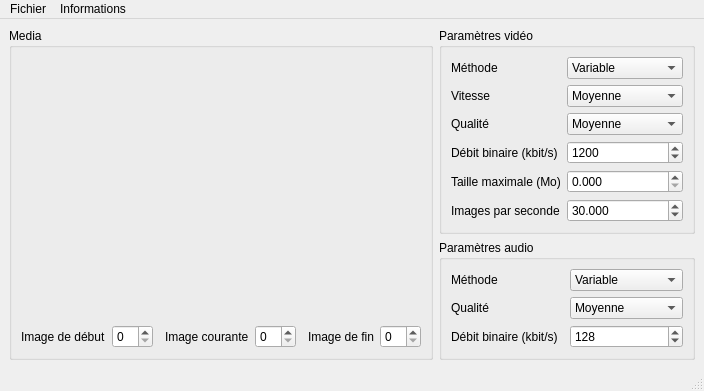
<?xml version="1.0" encoding="UTF-8"?>
<ui version="4.0">
 <class>MainWindow</class>
 <widget class="QMainWindow" name="MainWindow">
  <property name="geometry">
   <rect>
    <x>0</x>
    <y>0</y>
    <width>629</width>
    <height>358</height>
   </rect>
  </property>
  <property name="windowTitle">
   <string>EditionMultimedia</string>
  </property>
  <property name="windowIcon">
   <iconset resource="../ressources/Ressources.qrc">
    <normaloff>:/icons/icon-edition-multimedia</normaloff>:/icons/icon-edition-multimedia</iconset>
  </property>
  <widget class="QWidget" name="centralWidget">
   <layout class="QGridLayout" name="gridLayoutCentralWidget">
    <item row="0" column="0" rowspan="3">
     <widget class="QGroupBox" name="groupBoxMedia">
      <property name="title">
       <string>Media</string>
      </property>
      <layout class="QGridLayout" name="gridLayoutMedia">
       <item row="0" column="0" colspan="8">
        <widget class="QLabel" name="labelFrame">
         <property name="minimumSize">
          <size>
           <width>320</width>
           <height>240</height>
          </size>
         </property>
        </widget>
       </item>
       <item row="1" column="0">
        <widget class="QLabel" name="labelFrameBegin">
         <property name="text">
          <string>Image de début</string>
         </property>
        </widget>
       </item>
       <item row="1" column="1">
        <widget class="QSpinBox" name="spinBoxFrameBegin"/>
       </item>
       <item row="1" column="2">
        <spacer name="horizontalSpacerMediaLeft">
         <property name="orientation">
          <enum>Qt::Horizontal</enum>
         </property>
         <property name="sizeHint" stdset="0">
          <size>
           <width>0</width>
           <height>0</height>
          </size>
         </property>
        </spacer>
       </item>
       <item row="1" column="3">
        <widget class="QLabel" name="labelFrameCurrent">
         <property name="text">
          <string>Image courante</string>
         </property>
        </widget>
       </item>
       <item row="1" column="4">
        <widget class="QSpinBox" name="spinBoxFrameCurrent"/>
       </item>
       <item row="1" column="5">
        <spacer name="horizontalSpacerMediaRight">
         <property name="orientation">
          <enum>Qt::Horizontal</enum>
         </property>
         <property name="sizeHint" stdset="0">
          <size>
           <width>0</width>
           <height>0</height>
          </size>
         </property>
        </spacer>
       </item>
       <item row="1" column="6">
        <widget class="QLabel" name="labelFrameEnd">
         <property name="text">
          <string>Image de fin</string>
         </property>
        </widget>
       </item>
       <item row="1" column="7">
        <widget class="QSpinBox" name="spinBoxFrameEnd"/>
       </item>
      </layout>
     </widget>
    </item>
    <item row="0" column="1">
     <widget class="QGroupBox" name="groupBoxVideoParameters">
      <property name="title">
       <string>Paramètres vidéo</string>
      </property>
      <layout class="QGridLayout" name="gridLayoutVideoParameters">
       <item row="0" column="0">
        <widget class="QLabel" name="labelVideoMethod">
         <property name="text">
          <string>Méthode</string>
         </property>
        </widget>
       </item>
       <item row="0" column="1">
        <widget class="QComboBox" name="comboBoxVideoMethod">
         <property name="currentIndex">
          <number>0</number>
         </property>
         <item>
          <property name="text">
           <string>Variable</string>
          </property>
         </item>
         <item>
          <property name="text">
           <string>Constante</string>
          </property>
         </item>
         <item>
          <property name="text">
           <string>Taille maximale</string>
          </property>
         </item>
        </widget>
       </item>
       <item row="1" column="0">
        <widget class="QLabel" name="labelVideoSpeed">
         <property name="text">
          <string>Vitesse</string>
         </property>
        </widget>
       </item>
       <item row="1" column="1">
        <widget class="QComboBox" name="comboBoxVideoSpeed">
         <property name="toolTip">
          <string>+ Lent = traitement lent, optimisation forte, taille réduite.
+ Rapide = traitement rapide, optimisation faible, taille élevée.</string>
         </property>
         <property name="currentIndex">
          <number>3</number>
         </property>
         <item>
          <property name="text">
           <string>Très lente</string>
          </property>
         </item>
         <item>
          <property name="text">
           <string>Plus lente</string>
          </property>
         </item>
         <item>
          <property name="text">
           <string>Lente</string>
          </property>
         </item>
         <item>
          <property name="text">
           <string>Moyenne</string>
          </property>
         </item>
         <item>
          <property name="text">
           <string>Rapide</string>
          </property>
         </item>
         <item>
          <property name="text">
           <string>Plus rapide</string>
          </property>
         </item>
         <item>
          <property name="text">
           <string>Très rapide</string>
          </property>
         </item>
        </widget>
       </item>
       <item row="2" column="0">
        <widget class="QLabel" name="labelVideoQuality">
         <property name="text">
          <string>Qualité</string>
         </property>
        </widget>
       </item>
       <item row="2" column="1">
        <widget class="QComboBox" name="comboBoxVideoQuality">
         <property name="currentIndex">
          <number>1</number>
         </property>
         <item>
          <property name="text">
           <string>Haute</string>
          </property>
         </item>
         <item>
          <property name="text">
           <string>Moyenne</string>
          </property>
         </item>
         <item>
          <property name="text">
           <string>Basse</string>
          </property>
         </item>
        </widget>
       </item>
       <item row="3" column="0">
        <widget class="QLabel" name="labelVideoBitRate">
         <property name="text">
          <string>Débit binaire (kbit/s)</string>
         </property>
        </widget>
       </item>
       <item row="3" column="1">
        <widget class="QSpinBox" name="spinBoxVideoBitRate">
         <property name="maximum">
          <number>20000</number>
         </property>
         <property name="value">
          <number>1200</number>
         </property>
        </widget>
       </item>
       <item row="4" column="0">
        <widget class="QLabel" name="labelVideoMaxSize">
         <property name="text">
          <string>Taille maximale (Mo)</string>
         </property>
        </widget>
       </item>
       <item row="4" column="1">
        <widget class="QDoubleSpinBox" name="doubleSpinBoxVideoMaxSize">
         <property name="decimals">
          <number>3</number>
         </property>
         <property name="maximum">
          <double>4096.000000000000000</double>
         </property>
        </widget>
       </item>
       <item row="5" column="0">
        <widget class="QLabel" name="labelVideoFramesPerSecond">
         <property name="text">
          <string>Images par seconde</string>
         </property>
        </widget>
       </item>
       <item row="5" column="1">
        <widget class="QDoubleSpinBox" name="doubleSpinBoxVideoFramesPerSecond">
         <property name="decimals">
          <number>3</number>
         </property>
         <property name="minimum">
          <double>1.000000000000000</double>
         </property>
         <property name="maximum">
          <double>100.000000000000000</double>
         </property>
         <property name="value">
          <double>30.000000000000000</double>
         </property>
        </widget>
       </item>
      </layout>
     </widget>
    </item>
    <item row="1" column="1">
     <widget class="QGroupBox" name="groupBoxAudioParameters">
      <property name="title">
       <string>Paramètres audio</string>
      </property>
      <layout class="QGridLayout" name="gridLayoutAudioParameters">
       <item row="0" column="0">
        <widget class="QLabel" name="labelAudioMethod">
         <property name="text">
          <string>Méthode</string>
         </property>
        </widget>
       </item>
       <item row="0" column="1">
        <widget class="QComboBox" name="comboBoxAudioMethod">
         <property name="currentIndex">
          <number>0</number>
         </property>
         <item>
          <property name="text">
           <string>Variable</string>
          </property>
         </item>
         <item>
          <property name="text">
           <string>Constante</string>
          </property>
         </item>
        </widget>
       </item>
       <item row="1" column="0">
        <widget class="QLabel" name="labelAudioQuality">
         <property name="text">
          <string>Qualité</string>
         </property>
        </widget>
       </item>
       <item row="1" column="1">
        <widget class="QComboBox" name="comboBoxAudioQuality">
         <property name="currentIndex">
          <number>2</number>
         </property>
         <item>
          <property name="text">
           <string>Très haute</string>
          </property>
         </item>
         <item>
          <property name="text">
           <string>Haute</string>
          </property>
         </item>
         <item>
          <property name="text">
           <string>Moyenne</string>
          </property>
         </item>
         <item>
          <property name="text">
           <string>Basse</string>
          </property>
         </item>
         <item>
          <property name="text">
           <string>Très basse</string>
          </property>
         </item>
        </widget>
       </item>
       <item row="2" column="0">
        <widget class="QLabel" name="labelAudioBitRate">
         <property name="text">
          <string>Débit binaire (kbit/s)</string>
         </property>
        </widget>
       </item>
       <item row="2" column="1">
        <widget class="QSpinBox" name="spinBoxAudioBitRate">
         <property name="maximum">
          <number>320</number>
         </property>
         <property name="value">
          <number>128</number>
         </property>
        </widget>
       </item>
      </layout>
     </widget>
    </item>
    <item row="2" column="1">
     <spacer name="verticalSpacer">
      <property name="orientation">
       <enum>Qt::Vertical</enum>
      </property>
      <property name="sizeHint" stdset="0">
       <size>
        <width>0</width>
        <height>0</height>
       </size>
      </property>
     </spacer>
    </item>
   </layout>
  </widget>
  <widget class="QMenuBar" name="menuBar">
   <property name="geometry">
    <rect>
     <x>0</x>
     <y>0</y>
     <width>629</width>
     <height>21</height>
    </rect>
   </property>
   <widget class="QMenu" name="menuFile">
    <property name="title">
     <string>Fichier</string>
    </property>
    <addaction name="actionNew"/>
    <addaction name="actionLoad"/>
    <addaction name="actionSave"/>
    <addaction name="actionProcess"/>
    <addaction name="separator"/>
    <addaction name="actionQuit"/>
   </widget>
   <widget class="QMenu" name="menuInformation">
    <property name="title">
     <string>Informations</string>
    </property>
    <addaction name="actionDocumentation"/>
    <addaction name="actionAbout"/>
   </widget>
   <addaction name="menuFile"/>
   <addaction name="menuInformation"/>
  </widget>
  <widget class="QStatusBar" name="statusBar"/>
  <action name="actionNew">
   <property name="icon">
    <iconset resource="../ressources/Ressources.qrc">
     <normaloff>:/icons/icon-action-new</normaloff>:/icons/icon-action-new</iconset>
   </property>
   <property name="text">
    <string>Créer une nouvelle édition multimedia...</string>
   </property>
   <property name="shortcut">
    <string>Ctrl+N</string>
   </property>
  </action>
  <action name="actionLoad">
   <property name="icon">
    <iconset resource="../ressources/Ressources.qrc">
     <normaloff>:/icons/icon-action-load</normaloff>:/icons/icon-action-load</iconset>
   </property>
   <property name="text">
    <string>Charger une édition multimedia existante...</string>
   </property>
   <property name="shortcut">
    <string>Ctrl+O</string>
   </property>
  </action>
  <action name="actionSave">
   <property name="icon">
    <iconset resource="../ressources/Ressources.qrc">
     <normaloff>:/icons/icon-action-save</normaloff>:/icons/icon-action-save</iconset>
   </property>
   <property name="text">
    <string>Sauvegarder l'édition multimedia courante...</string>
   </property>
   <property name="shortcut">
    <string>Ctrl+S</string>
   </property>
  </action>
  <action name="actionProcess">
   <property name="icon">
    <iconset resource="../ressources/Ressources.qrc">
     <normaloff>:/icons/icon-action-process</normaloff>:/icons/icon-action-process</iconset>
   </property>
   <property name="text">
    <string>Appliquer l'édition multimedia courante...</string>
   </property>
   <property name="shortcut">
    <string>Ctrl+E</string>
   </property>
  </action>
  <action name="actionQuit">
   <property name="icon">
    <iconset resource="../ressources/Ressources.qrc">
     <normaloff>:/icons/icon-action-quit</normaloff>:/icons/icon-action-quit</iconset>
   </property>
   <property name="text">
    <string>Quitter</string>
   </property>
   <property name="shortcut">
    <string>Ctrl+Q</string>
   </property>
  </action>
  <action name="actionDocumentation">
   <property name="icon">
    <iconset resource="../ressources/Ressources.qrc">
     <normaloff>:/icons/icon-action-documentation</normaloff>:/icons/icon-action-documentation</iconset>
   </property>
   <property name="text">
    <string>Documentation...</string>
   </property>
   <property name="shortcut">
    <string>F1</string>
   </property>
  </action>
  <action name="actionAbout">
   <property name="icon">
    <iconset resource="../ressources/Ressources.qrc">
     <normaloff>:/icons/icon-action-about</normaloff>:/icons/icon-action-about</iconset>
   </property>
   <property name="text">
    <string>À propos de EditionMultimedia...</string>
   </property>
   <property name="shortcut">
    <string>F2</string>
   </property>
  </action>
 </widget>
 <resources>
  <include location="../ressources/Ressources.qrc"/>
 </resources>
 <connections/>
</ui>
